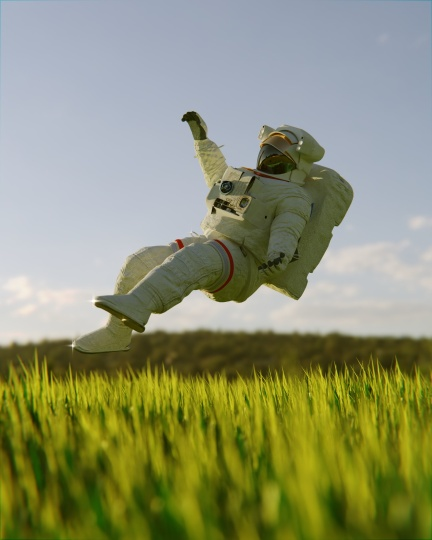
#> input picture Example/Python/Image/scaled_photo1.jpg, 432 x 540 px
$ python image_watermark.py
#> lines starting #> are read from the running program, lines starting #| are printed output that depends on the picture
from PIL import Image
from PIL import ImageDraw
import os
__DIR__ = os.path.dirname(os.path.abspath(__file__))

img = Image.open(__DIR__ + '/scaled_photo1.jpg')
#> img is the input picture: PIL image 432x540 RGB; mean R, G, B 141.2, 146, 111.6
img_draw = ImageDraw.Draw(img)
img_draw.text((25,20), "AmirRasoulzadeh", fill = (255,0,0))
img.save(__DIR__ + '/watermarked_photo1.jpg')
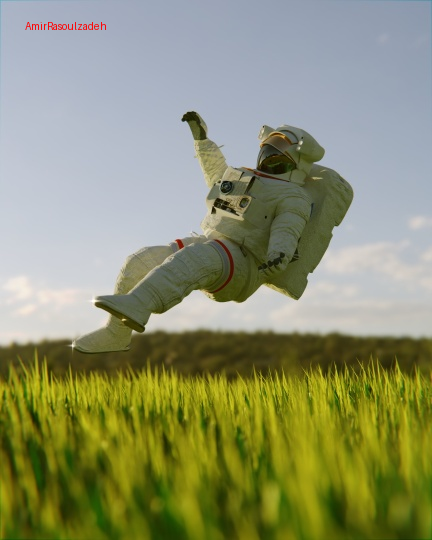
#> saved as watermarked_photo1.jpg: PIL image 432x540 RGB; mean R, G, B 141.2, 145.9, 111.5
